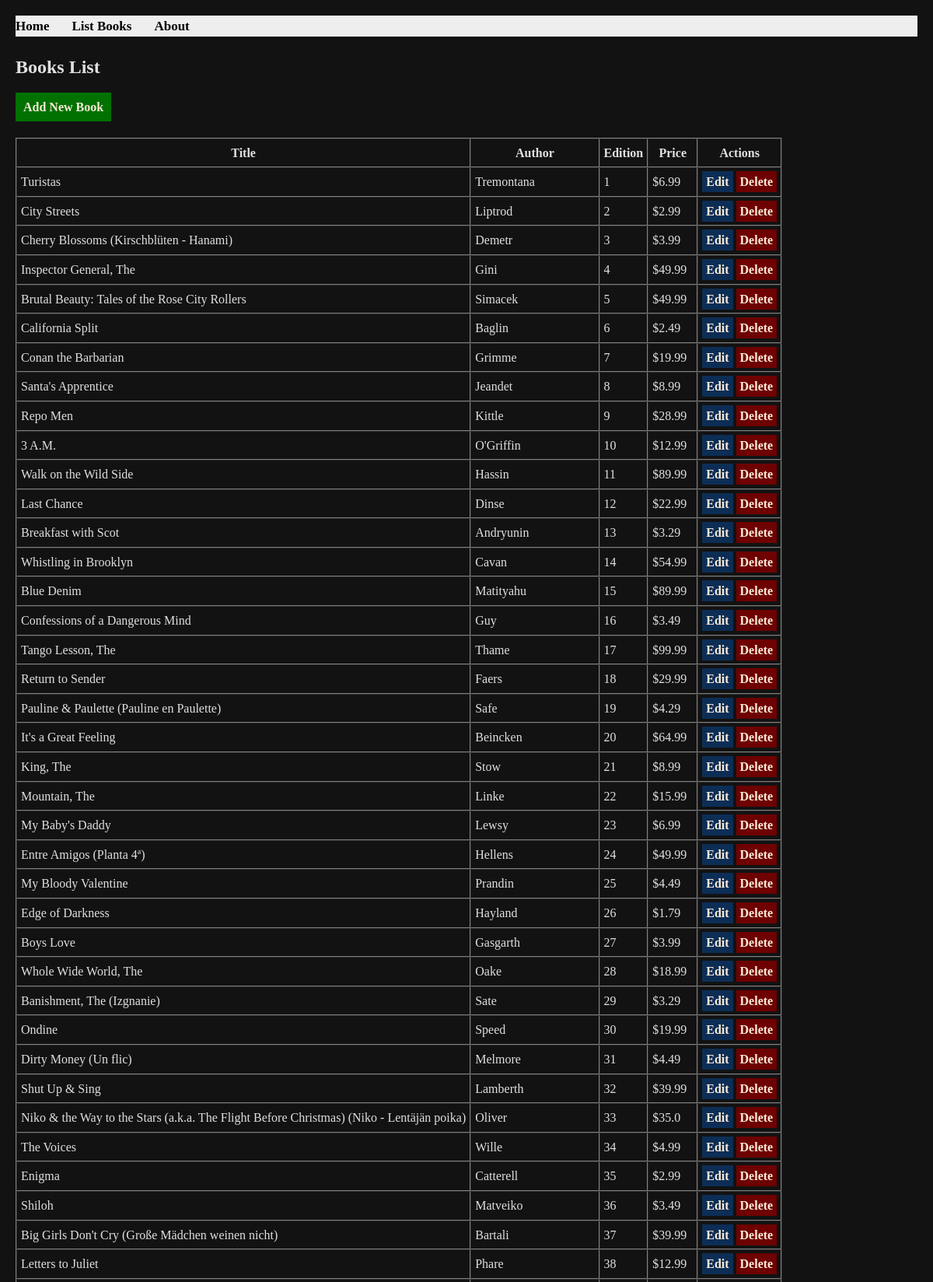
/books/lab10_part2/listbooks/ (upper part), run on the app's committed database.
### apps/bookmodule/models.py (models this page shows)
class Book(models.Model):
    title = models.CharField(max_length = 50)
    author = models.CharField(max_length = 50)
    price = models.FloatField(default = 0.0)
    edition = models.SmallIntegerField(default = 1)

### apps/bookmodule/views.py (the view)
# urls.py: path('lab10_part2/listbooks/', views.l10Part2ListBooks, name='books.l10Part2ListBooks'),
def l10Part2ListBooks(request):
    books = Book.objects.all()
    return render(request, 'bookmodule/l10P2ListBooks.html', {'books': books})

### apps/templates/bookmodule/l10P2ListBooks.html (shortened to what this page needs)
{% extends "layouts/base.html" %}
{% block content %}
    <h2>Books List</h2>
    <a href="{% url 'books.l10P2AddBook' %}" style="padding: 10px; background: rgb(1, 114, 1);color: antiquewhite;">Add New Book</a><br><br>
    <table border="1" cellpadding="5" cellspacing="0">
        <tr>
            <th>Title</th>
            <th>Author</th>
            <th>Edition</th>
            <th>Price</th>
            <th>Actions</th>
        </tr>
        {% for book in books %}
        <tr>
            <td>{{ book.title }}</td>
            <td>{{ book.author }}</td>
            <td>{{ book.edition }}</td>
            <td>${{ book.price }}</td>
            <td>
                <a href="{% url 'books.l10P2EditBook' book.id %}" style="padding: 5px; background: rgb(12, 46, 86);color: antiquewhite;">Edit</a>
                <a href="{% url 'books.l10P2DeleteBook' book.id %}" style="padding: 5px; background: rgb(110, 1, 1);color: antiquewhite;">Delete</a>
            </td>
        </tr>
        {% endfor %}
    </table>
{% endblock %}

### apps/templates/layouts/base.html (style rules this page uses)
:root { --bg-color: #121212; --text-color: #e0e0e0; --nav-bg: #1e1e1e; --link-color: #bb86fc; --border-color: #333333; }
body { background-color: var(--bg-color); color: var(--text-color); margin: 0; padding: 20px; line-height: 1.6; }
a { color: var(--link-color); text-decoration: none; font-weight: bold; }

### data on the page
Book: title "Turistas", author "Tremontana", edition "1", price "6.99"
Book: title "City Streets", author "Liptrod", edition "2", price "2.99"
Book: title "Cherry Blossoms (Kirschblüten - Hanami)", author "Demetr", edition "3", price "3.99"
Book: title "Inspector General, The", author "Gini", edition "4", price "49.99"
Book: title "Brutal Beauty: Tales of the Rose City Rollers", author "Simacek", edition "5", price "49.99"
Book: title "California Split", author "Baglin", edition "6", price "2.49"
Book: title "Conan the Barbarian", author "Grimme", edition "7", price "19.99"
Book: title "Santa's Apprentice", author "Jeandet", edition "8", price "8.99"
Book: title "Repo Men", author "Kittle", edition "9", price "28.99"
Book: title "3 A.M.", author "O'Griffin", edition "10", price "12.99"
Book: title "Walk on the Wild Side", author "Hassin", edition "11", price "89.99"
Book: title "Last Chance", author "Dinse", edition "12", price "22.99"
Book: title "Breakfast with Scot", author "Andryunin", edition "13", price "3.29"
Book: title "Whistling in Brooklyn", author "Cavan", edition "14", price "54.99"
Book: title "Blue Denim", author "Matityahu", edition "15", price "89.99"
Book: title "Confessions of a Dangerous Mind", author "Guy", edition "16", price "3.49"
Book: title "Tango Lesson, The", author "Thame", edition "17", price "99.99"
Book: title "Return to Sender", author "Faers", edition "18", price "29.99"
Book: title "Pauline & Paulette (Pauline en Paulette)", author "Safe", edition "19", price "4.29"
Book: title "It's a Great Feeling", author "Beincken", edition "20", price "64.99"
Book: title "King, The", author "Stow", edition "21", price "8.99"
Book: title "Mountain, The", author "Linke", edition "22", price "15.99"
Book: title "My Baby's Daddy", author "Lewsy", edition "23", price "6.99"
Book: title "Entre Amigos (Planta 4ª)", author "Hellens", edition "24", price "49.99"
Book: title "My Bloody Valentine", author "Prandin", edition "25", price "4.49"
Book: title "Edge of Darkness", author "Hayland", edition "26", price "1.79"
Book: title "Boys Love", author "Gasgarth", edition "27", price "3.99"
Book: title "Whole Wide World, The", author "Oake", edition "28", price "18.99"
Book: title "Banishment, The (Izgnanie)", author "Sate", edition "29", price "3.29"
Book: title "Ondine", author "Speed", edition "30", price "19.99"
Book: title "Dirty Money (Un flic)", author "Melmore", edition "31", price "4.49"
Book: title "Shut Up & Sing", author "Lamberth", edition "32", price "39.99"
Book: title "Niko & the Way to the Stars (a.k.a. The Flight Before Christmas) (Niko - Lentäjän poika)", author "Oliver", edition "33", price "35.0"
Book: title "The Voices", author "Wille", edition "34", price "4.99"
Book: title "Enigma", author "Catterell", edition "35", price "2.99"
Book: title "Shiloh", author "Matveiko", edition "36", price "3.49"
Book: title "Big Girls Don't Cry (Große Mädchen weinen nicht)", author "Bartali", edition "37", price "39.99"
Book: title "Letters to Juliet", author "Phare", edition "38", price "12.99"
